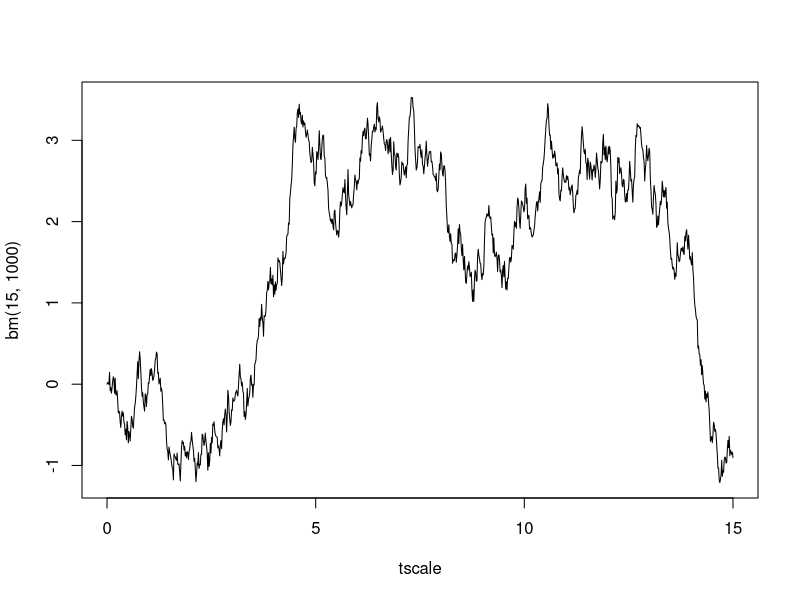
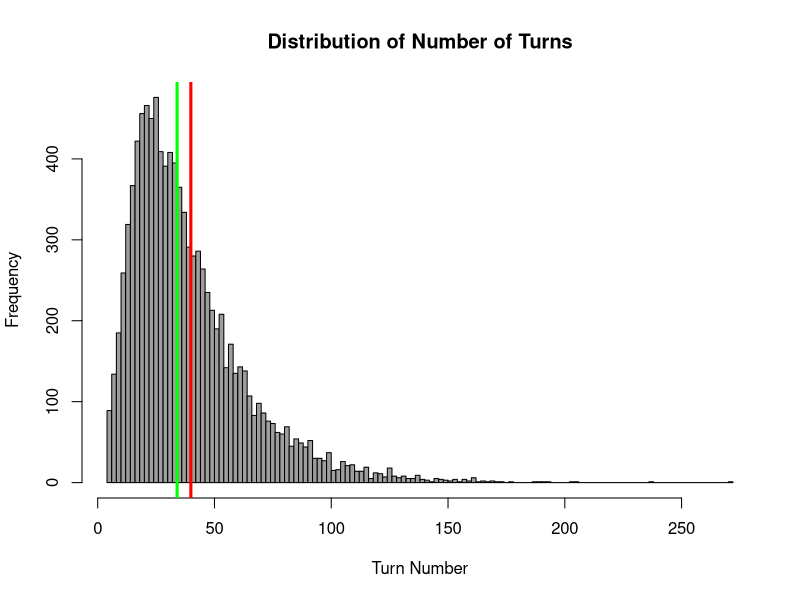
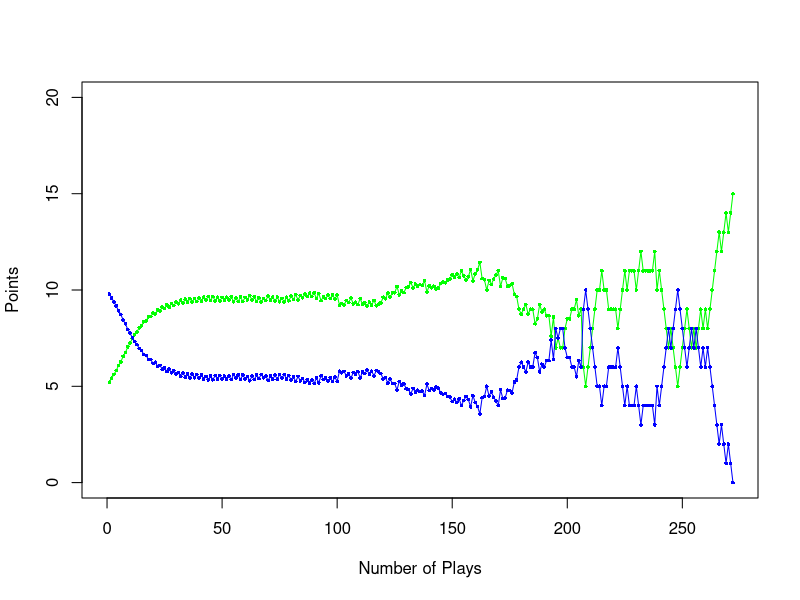
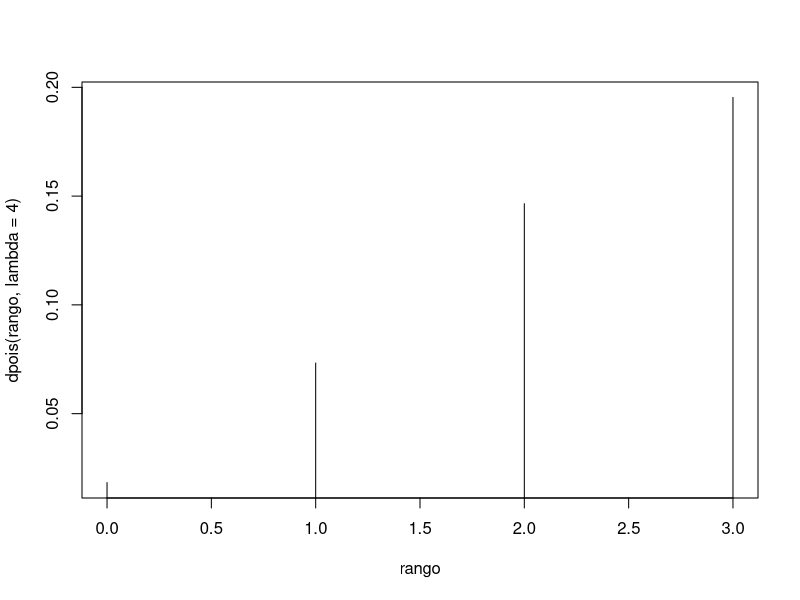

Here is the R script that generated these plots, in order:
## ---- chunk 1
##### Matrix powers ###############################
# matrixpower(mat,k) mat^k
#
matrixpower <- function(mat,k) {
	if (k == 0) return (diag(dim(mat)[1])) 
	if (k == 1) return(mat)
	if (k > 1) return( mat %*% matrixpower(mat, k-1))
 }

###### Simulate discrete-time Markov chain ########################
# Simulates n steps of a Markov chain 
# markov(init,mat,n,states)
# Generates X0, ..., Xn for a Markov chain with initiial
#  distribution init and transition matrix mat
# Labels can be a character vector of states; default is 1, .... k

markov <- function(init,mat,n,labels) { 
	if (missing(labels)) labels <- 1:length(init)
simlist <- numeric(n+1)
states <- 1:length(init)
simlist[1] <- sample(states,1,prob=init)
for (i in 2:(n+1)) 
	{ simlist[i] <- sample(states,1,prob=mat[simlist[i-1],]) }
labels[simlist]
}
####################################################

####################################################
######## Build the transition matrix for random walk on n-cycle
n <- 25
r1 <- c(0,1/2,rep(0,n-3),1/2)
tmat <- matrix(0,nrow=n,ncol=n)
tmat[1,] <- r1 
for (i in 1:(n-1)) tmat[26-i,] <- r1[1 + (i:(n+i-1)) %% n]

### Start the RW on vertex 1
init <- c(1,rep(0,n-1))

sim <- markov(init,tmat,100) # 100 steps
sim
table(sim)/101 # Proportion of visited sites in first 100 steps
sim2 <- markov(init,tmat,100000) #100,000 steps
table(sim2)/100001 # Proportion of visited sites in 100,000 steps
#####################################################

### Stationary distribution of discrete-time Markov chain
###  (uses eigenvectors)
###
stationary <- function(mat) {
x = eigen(t(mat))$vectors[,1]
as.double(x/sum(x))
}

## Example of stationary(mat)
mat <- matrix(c(3/4,1/4,0,1/8,2/3,5/24,0,1/6,5/6),nrow=3, byrow=T)
mat
lambda <- stationary(mat)
lambda
lambda %*% mat

#####################################################
### Standard Brownian motion
### bm(t,n) generates B_0, B_{t/n}, B_{2t/n}, . . . , B_{(n-1)t/n, B_t}
###
bm <- function(t,n) {
	cumsum(c(0,rnorm(n,0,sqrt(t/n))))
}
#### Example of BM plot on [0,15]
tscale <- seq(0,15,15/1000)
plot(tscale,bm(15,1000),type="l")

## ---- chunk 2
matriz <- matrix(c(0.1,0.3,0.6,0,0.4,0.6,0.3,0.2,0.5), ncol = 3, nrow = 3)
matriz
## ---- chunk 3
#Solo localiza 3,2
## ---- chunk 4
matriz_cuadrada <- matriz%*%matriz
matriz_cuadrada
#localizar 3,1
## ---- chunk 5
factorial_funcion<-function(k,i,j){

  a <- (factorial(k)/factorial(j))*factorial(k-j)
  b <- (i/k)^j
  c <- (1 - (i/k))^(k-j)
  
  print(a*b*c)
} 

## ---- chunk 6
#solo los estados correspondientes
aa<-(factorial_funcion(3,1,2))
ab<-(factorial_funcion(3,2,1))
ac<-(factorial_funcion(3,2,2))
ad<-(factorial_funcion(3,2,3))
ae<-(factorial_funcion(3,1,3))
 
matriz2 <- matrix(c(1,ad,ae,0,0,ac,aa,0,0,aa,ac,0,0,ae,ad,1),  nrow = 4 ,ncol = 4,)
matriz2
## ---- chunk 7
matriz2_cuadrada <- matriz2%*%matriz2%*%matriz2
matriz2_cuadrada
#localizar 3,1
## ---- chunk 8
mat <- read.csv("lungcancer.csv",header=T)
init <- c(rep(0,22),1,rep(0,27)) # Starting state 23 is Lung
n <- 8
markov(init,mat,n)
## ---- chunk 9
init <- c(0,1,0,0,0,0) #Student starts as first-year
P <- matrix(c(1,0,0,0,0,0,0.06,0.03,0.91,0,
0,0,0.06,0,0.03,0.91,0,0,0.04,0,0,0.03,0.93,0,
0.04,0,0,0,0.03,0.93,0,0,0,0,0,1),nrow=6,byrow=T)
states <-
c("Drop","Fr","So","Jr","Se","Grad")
 rownames(P) <- states
 colnames(P) <- states

markov(init,P,10,states)

sim <- replicate(10000,markov(init,P,10,states)[11])
table(sim)/10000


## ---- chunk 10
gen.ruin = function(n, x.cnt, y.cnt, x.p){
  x.cnt.c = x.cnt
  y.cnt.c = y.cnt
  x.rnd = rbinom(n, 1, p=x.p)
  x.rnd[x.rnd==0] = -1
  y.rnd = x.rnd*-1
  x.cum.sum = cumsum(x.rnd)+x.cnt
  y.cum.sum = cumsum(y.rnd)+y.cnt
  
  ruin.data = cumsum(x.rnd)+x.cnt
  
  if( any( which(ruin.data>=x.cnt+y.cnt)) | any(which(ruin.data<=0))){cut.data = 1+min( which(ruin.data>=x.cnt+y.cnt), which(ruin.data<=0) )
  
  ruin.data[cut.data:length(ruin.data)] = 0
  
  }
  
  return(ruin.data)
  
  }
n.reps = 10000
ruin.sim = replicate(n.reps, gen.ruin(n=1000, x.cnt=5, y.cnt=10, x.p=.6))
ruin.sim[ruin.sim==0] = NA
hist( apply(ruin.sim==15 | is.na(ruin.sim), 2, which.max) , nclass=100, col='8', main="Distribution of Number of Turns",
xlab="Turn Number")
abline(v=mean(apply(ruin.sim==15 | is.na(ruin.sim), 2, which.max)), lwd=3, col='red')
abline(v=median(apply(ruin.sim==15 | is.na(ruin.sim), 2, which.max)), lwd=3, col='green')
x.annihilation = apply(ruin.sim==15, 2, which.max)
( prob.x.annilate = length(x.annihilation[x.annihilation!=1]) / n.reps )
state.cnt = ruin.sim
state.cnt[state.cnt!=15] = 0
state.cnt[state.cnt==15] = 1
mean.state = apply(ruin.sim, 1, mean, na.rm=T)
plot(mean.state, xlim=c(0,which.max(mean.state)), ylim=c(0,20), ylab="Points", xlab="Number of Plays", pch=16, cex=.5, col='green')
lines(mean.state, col='green')
points(15-mean.state, pch=16, cex=.5, col='blue')
lines(15-mean.state, col='blue')
## ---- chunk 11
P <- matrix(c(0.342,0.005,0.001,0.020,0.632,0.001,0.252,0.107,0.005,0.635,0,0.043,0.508,0.015,0.434,0.001,0.002,0.004,0.665,0.328,0.007,0.007,0.007,0.025,0.954),nrow=5,byrow=T)
P
## ---- chunk 12
matrixpower(P,100)
## ---- chunk 13
#rango de poisson 
rango <- 0:3
#crear una grafica
plot(rango, dpois(rango, lambda=4), type='h')
## ---- chunk 14
poissonone <-c( dpois(0, 1) , dpois(1, 2) , dpois(2, 3) ,  dpois(3, 4))
mediana = median(poissonone)
varianza = var(poissonone)

sprintf("Mediana %f" , mediana)
sprintf("Varianza %f" , varianza)
## ---- chunk 15
# gamble(k, n, p)
  #   k: Gambler's initial state
  #   n: Gambler plays until either $n or Ruin
  #   p: Probability of winning $1 at each play
  #   Function returns 1 if gambler is eventually ruined
  #                    returns 0 if gambler eventually wins $n
  
gamble <- function(k,n,p) {
        stake <- k
        while (stake > 0 & stake < n) {
                bet <- sample(c(-1,1),1,prob=c(1-p,p))
                stake <- stake + bet
        }
        if (stake == 0) return(1) else return(0)
        }   
## ---- chunk 16
k <- 2

n <- 5  

p <- 1/2  

trials <- 1000

simlist <- replicate(trials, gamble(k, n, p))

mean(simlist) # Estimate of probability that gambler is ruined
## ---- chunk 17
tpm <- matrix(c(1, 0, 0, 0, 0, 0,

+ 0.5, 0, 0.5, 0 ,0 ,0,

+ 0, 0.5, 0 ,0.5, 0, 0,

+ 0, 0, 0.5, 0, 0.5, 0,

+ 0, 0, 0, 0.5, 0, 0.5,

+ 0, 0, 0, 0, 0, 1),byrow = T,nrow = 6)
## ---- chunk 18
 library(expm)   
  p5<- tpm %^% 5
  p5
## ---- chunk 19
p15<- tpm %^% 15

p15
## ---- chunk 20
p25<- tpm %^% 25

p25
## ---- chunk 21
p50<- tpm %^% 50
p50
## ---- chunk 22
p5[3,1]
## ---- chunk 23
p15[3,1]
## ---- chunk 24
 p25[3,1]
## ---- chunk 25
p50[3,1]
## ---- chunk 26
gamble <- function(k,n,p) {
	stake <- k
	while (stake > 0 & stake < n) {
		bet <- sample(c(-1,1),1,prob=c(1-p,p))
		stake <- stake + bet
	}
	if (stake == 0) return(1) else return(0)
} 

gambleVictoria <- function(k,n,p) {
	stake <- k
	while (stake > 0 & stake < n) {
		bet <- sample(c(-1,1),1,prob=c(1-p,p))
		stake <- stake + bet
	}
	if (stake == 0) return(0) else return(1)
	} 
## ---- chunk 27
# gamble(k, n, p)
  #   k: Gambler's initial state
  #   n: Gambler plays until either $n or Ruin
  #   p: Probability of winning $1 at each play
  #   Function returns 1 if gambler is eventually ruined
  #                    returns 0 if gambler eventually wins $n

k <- 60 
n <-  100  
p <- 1/2 
p2 <- 0.51  

#Para a 

trials0 <- 100
simlist0 <- replicate(trials, gambleVictoria(k, n, p))
xprove0 <- mean(simlist0) 
print(xprove0)


#para b

trials <- 100
simlist <- replicate(trials0, gambleVictoria(k, n, p2))
xprove <- mean(simlist) 
print(xprove)
